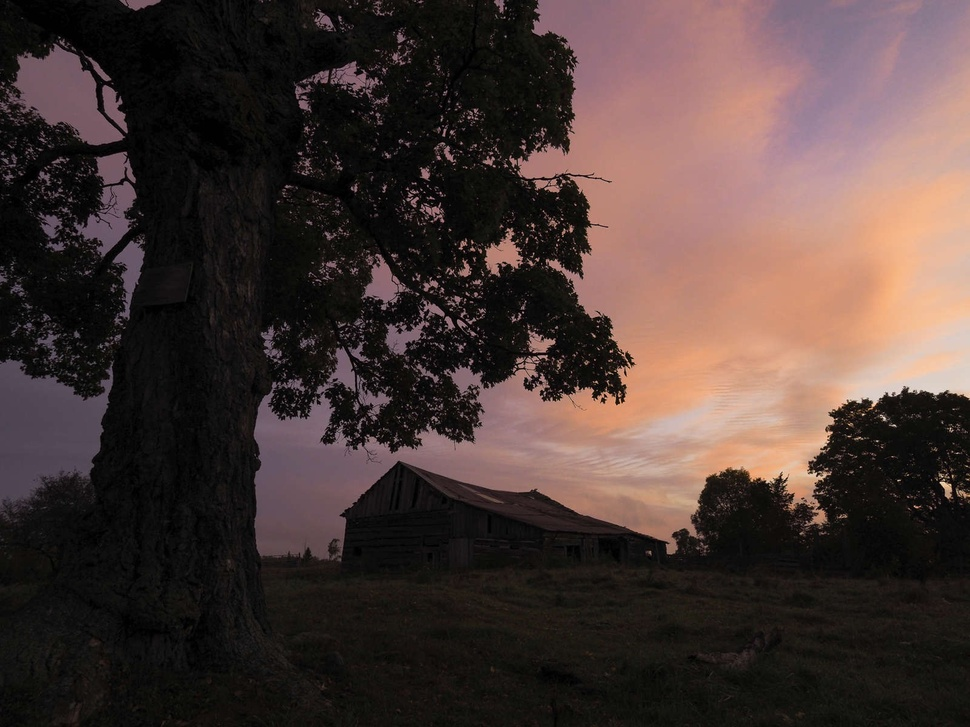
#> input picture Tree/tree_under.jpg, 970 x 727 px, shrunk from 1600 x 1200 before the run
$ python test_statya.py
#> lines starting #> are read from the running program, lines starting #| are printed output that depends on the picture
import cv2
import numpy as np
import time


def readImagesAndTimes():
    times = np.array([1/8.0, 1/5.0, 0.8], dtype=np.float32)

    filenames = ["Tree/tree_under.jpg", 'Tree/tree.jpg', 'Tree/tree_over.jpg']

    images = []
    for filename in filenames:
        im = cv2.imread(filename)
#> im is the input picture: shape (727, 970, 3); mean B, G, R 53.9, 57.4, 73.3
        images.append(im)

    return images, times


if __name__ == '__main__':

    start_time = time.perf_counter()

    # Считывание изображений и времени экспозиции
    print("Reading images ... ")

    images, times = readImagesAndTimes()
#> images = 3 items; times = [0.125, 0.2, 0.8]

    # Выравниваем входные изображения
    print("Aligning images ... ")
    alignMTB = cv2.createAlignMTB()
    alignMTB.process(images, images)

    # Получаем функцию отклика камеры (CRF)
    print("Calculating Camera Response Function (CRF) ... ")
    calibrateDebevec = cv2.createCalibrateDebevec()
    responseDebevec = calibrateDebevec.process(images, times)
#> responseDebevec = 256 rows, first 8: [0.0336, 0.046, 0.0538], [0.0371, 0.0507, 0.0576], [0.041, 0.0558, 0.0615], [0.0453, 0.0615, 0.0658], [0.0503, 0.0678, 0.0704], [0.0558, 0.0745, 0.0754], [0.0616, 0.0818, 0.081], [0.0674, 0.089, 0.087]

    # Объединяем изображения в линейное изображение HDR
    print("Merging images into one HDR image ... ")
    mergeDebevec = cv2.createMergeDebevec()
    hdrDebevec = mergeDebevec.process(images, times, responseDebevec)
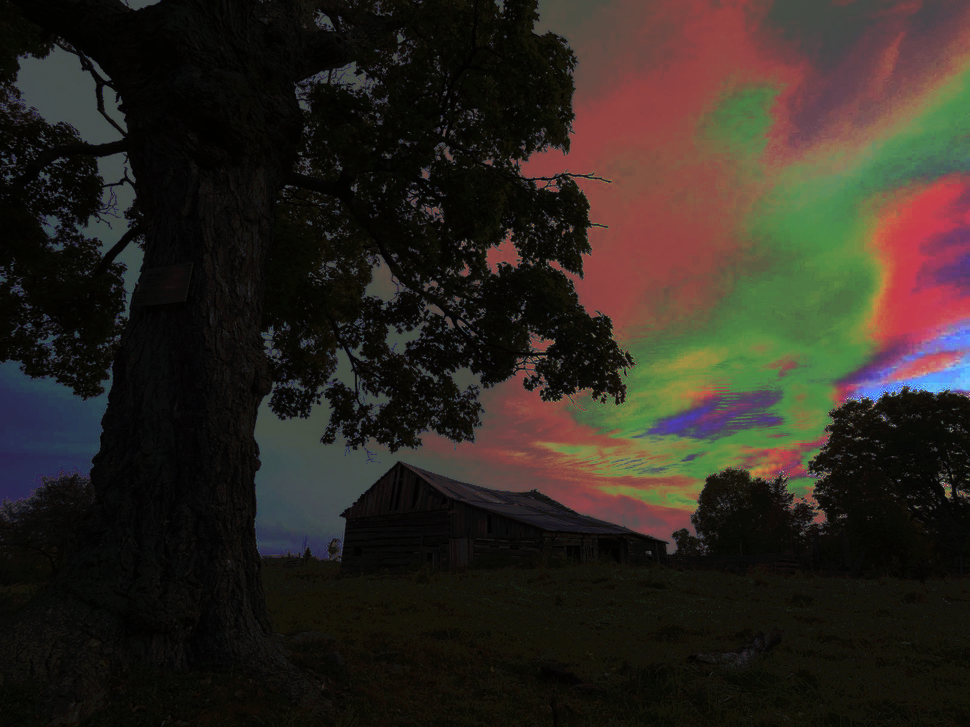
#> hdrDebevec: shape (727, 970, 3) float32; mean of channels 0, 1, 2 4.2, 5.1, 6; drawn with min black and max white
    # Сохраняем HDR-изображение
    cv2.imwrite("hdrDebevec.hdr", hdrDebevec)
    print("saved hdrDebevec.hdr ")

    # Тональная карта с использованием метода Драго для получения 24-битного цветного изображения
    print("Tonemaping using Drago's method ... ")
    tonemapDrago = cv2.createTonemapDrago(1.0, 0.7)
    ldrDrago = tonemapDrago.process(hdrDebevec)
#> ldrDrago: shape (727, 970, 3) float32; 0% of the values are NaN or infinite; the others: min 8.93e-11, max 1, mean 0.298
    ldrDrago = 3 * ldrDrago
#> ldrDrago: shape (727, 970, 3) float32; 0% of the values are NaN or infinite; the others: min 2.68e-10, max 3, mean 0.894
    cv2.imwrite("ldr-Drago.jpg", ldrDrago * 255)
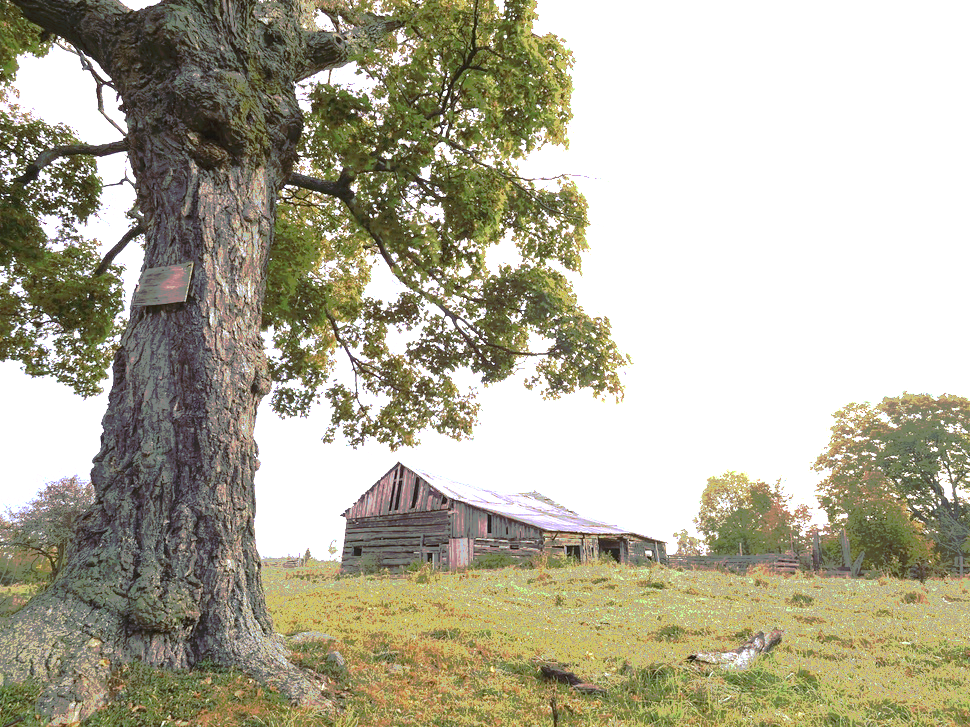
#> saved as ldr-Drago.jpg: shape (727, 970, 3); mean B, G, R 153.9, 174.3, 178.2
    print("saved ldr-Drago.jpg")

    # [9 lines of commented-out code are left out]
    print("Tonemaping using Reinhard's method ... ")
    tonemapReinhard = cv2.createTonemapReinhard(1.5, 0, 0, 0)
    ldrReinhard = tonemapReinhard.process(hdrDebevec)
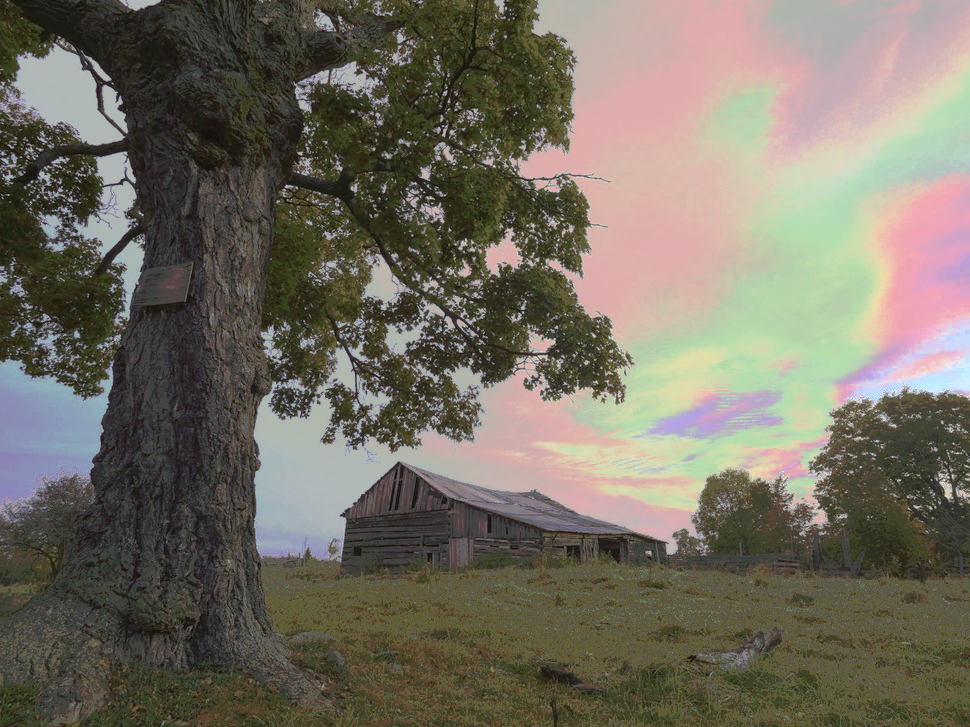
#> ldrReinhard: shape (727, 970, 3) float32; mean of channels 0, 1, 2 0.385, 0.435, 0.456; drawn as B, G, R
    cv2.imwrite("ldr-Reinhard.jpg", ldrReinhard * 255)
    print("saved ldr-Reinhard.jpg")

    # Тональная карта с использованием метода Мантюка для получения 24-битного цветного изображения
    print("Tonemaping using Mantiuk's method ... ")
    tonemapMantiuk = cv2.createTonemapMantiuk(2.2, 0.85, 1.2)
    ldrMantiuk = tonemapMantiuk.process(hdrDebevec)
#> ldrMantiuk: shape (727, 970, 3) float32; 0% of the values are NaN or infinite; the others: min 0.0087, max 1, mean 0.427
    ldrMantiuk = 3 * ldrMantiuk
#> ldrMantiuk: shape (727, 970, 3) float32; 0% of the values are NaN or infinite; the others: min 0.0261, max 3, mean 1.28
    cv2.imwrite("ldr-Mantiuk.jpg", ldrMantiuk * 255)
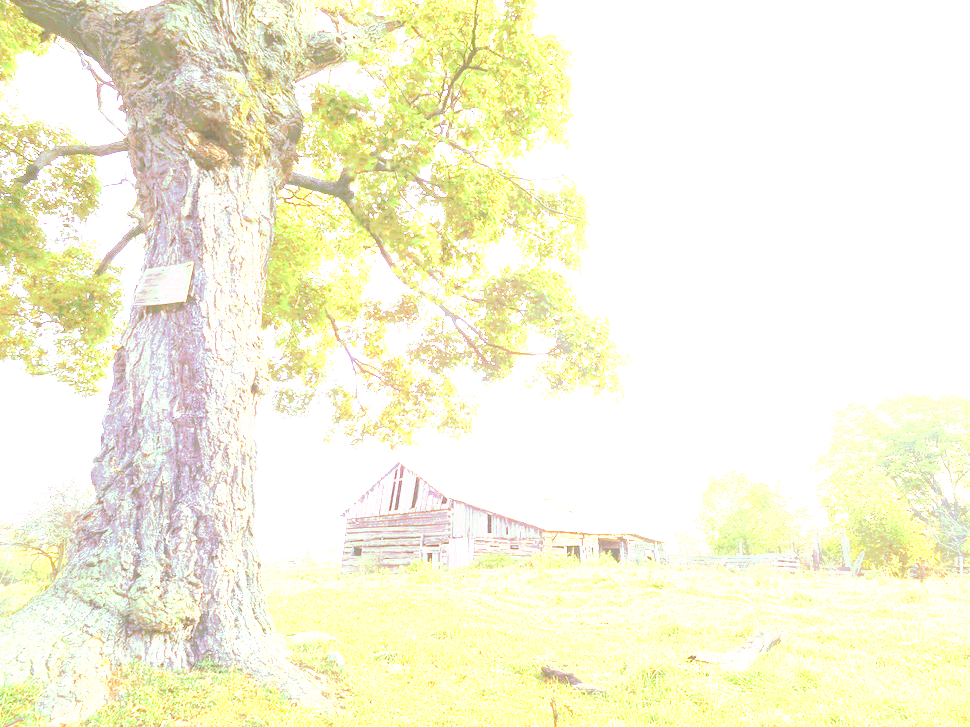
#> saved as ldr-Mantiuk.jpg: shape (727, 970, 3); mean B, G, R 217.3, 243.8, 245.6
    print("saved ldr-Mantiuk.jpg")

    end_time = time.perf_counter()
    execution_time = end_time - start_time

    print(f"Программа выполнялась {execution_time} секунд")
